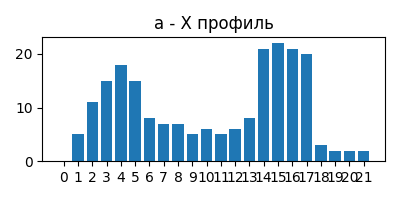
#> input picture Lab5/profiles/а_x.png, 400 x 200 px, given as the content of the folder symbols, which was not available
$ python Lab5.py
#> lines starting #> are read from the running program, lines starting #| are printed output that depends on the picture; after the words box and inside, x2 and y2 are one past the last pixel; in counts of white or black regions, pixels touching at a corner belong together; pictures that were not available may be replaced by others from this repository, and a replacement may not be noted
import os
import csv
import numpy as np
from PIL import Image
import matplotlib.pyplot as plt

input_folder = "symbols"
csv_file = "features.csv"
profiles_folder = "profiles"
os.makedirs(profiles_folder, exist_ok=True)


def compute_features(image_path):
#> called with image_path = 'symbols/а_x.png'
    img = Image.open(image_path).convert("L")
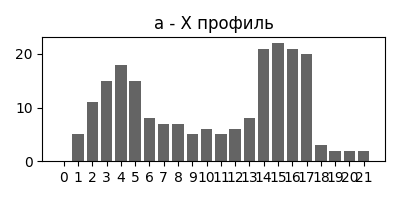
#> img: PIL image 400x200 L; min 0, max 255, mean 222.3
    img_np = np.array(img)
    binary = img_np < 128  # True - черный пиксель
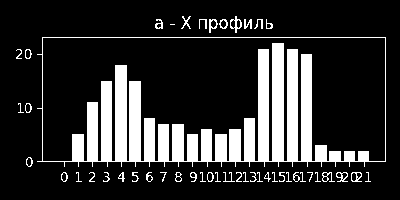
#> binary: shape (200, 400) bool; 18.9% white; 46 white regions (13 under 20 px), largest, box (x1, y1, x2, y2) and area: (37, 37, 386, 167) 13767, (230, 16, 242, 33) 79, (209, 19, 218, 33) 58

    h, w = binary.shape
#> h = 200; w = 400
    area = h * w
#> area = 80000

    # Масса каждой четверти
    q1 = binary[0:h // 2, 0:w // 2].sum()
#> q1 = 1244
    q2 = binary[0:h // 2, w // 2:].sum()
#> q2 = 2883
    q3 = binary[h // 2:, 0:w // 2].sum()
#> q3 = 5361
    q4 = binary[h // 2:, w // 2:].sum()
#> q4 = 5656

    # Удельные массы
    quarter_area = (h // 2) * (w // 2)
#> quarter_area = 20000
    uq1 = q1 / quarter_area
#> uq1 = 0.0622
    uq2 = q2 / quarter_area
#> uq2 = 0.144
    uq3 = q3 / quarter_area
#> uq3 = 0.268
    uq4 = q4 / quarter_area
#> uq4 = 0.283

    # Центр тяжести
    coords = np.argwhere(binary)
#> coords = 15144 pairs, first value 16 to 181, second value 16 to 385
    y_coords, x_coords = coords[:, 0], coords[:, 1]
#> y_coords = 15144 values from 16 to 181; x_coords = 15144 values, max 385 at index 773, min 16 at index 912, mean 211.3
    x_cg = x_coords.mean()
#> x_cg = 211.3
    y_cg = y_coords.mean()
#> y_cg = 120.3

    # Нормированный центр тяжести
    x_cg_norm = x_cg / w
#> x_cg_norm = 0.528
    y_cg_norm = y_cg / h
#> y_cg_norm = 0.602

    # Моменты инерции
    Ix = ((x_coords - x_cg) ** 2).sum()
#> Ix = 108378417
    Iy = ((y_coords - y_cg) ** 2).sum()
#> Iy = 22229712.5

    # Нормированные моменты
    Ix_norm = Ix / (w ** 2 * binary.sum())
#> Ix_norm = 0.0447
    Iy_norm = Iy / (h ** 2 * binary.sum())
#> Iy_norm = 0.0367

    # Профили
    profile_x = binary.sum(axis=0)
#> profile_x = 400 values, max 130 at index 274, min 0 at index 0, mean 37.86
    profile_y = binary.sum(axis=1)
#> profile_y = 200 values, max 352 at index 161, min 0 at index 0, mean 75.72

    return [
        q1, q2, q3, q4,
        uq1, uq2, uq3, uq4,
        x_cg, y_cg,
        x_cg_norm, y_cg_norm,
        Ix, Iy,
        Ix_norm, Iy_norm,
        profile_x, profile_y
    ]


# Заголовки для CSV
header = [
    "char", "q1", "q2", "q3", "q4",
    "uq1", "uq2", "uq3", "uq4",
    "x_cg", "y_cg", "x_cg_norm", "y_cg_norm",
    "Ix", "Iy", "Ix_norm", "Iy_norm"
]

# Обработка изображений и сохранение
with open(csv_file, "w", newline="", encoding="utf-8") as f:
    writer = csv.writer(f, delimiter=";")
    writer.writerow(header)

    for filename in os.listdir(input_folder):
        if filename.endswith(".png"):
            char = os.path.splitext(filename)[0]
            features = compute_features(os.path.join(input_folder, filename))

            # Сохраняем профили
            profile_x, profile_y = features[-2], features[-1]

            # Профиль X
            plt.figure(figsize=(4, 2))
            plt.bar(range(len(profile_x)), profile_x)
            plt.xticks(range(len(profile_x)))
            plt.title(f"{char} - X профиль")
            plt.tight_layout()
            plt.savefig(os.path.join(profiles_folder, f"{char}_x.png"))
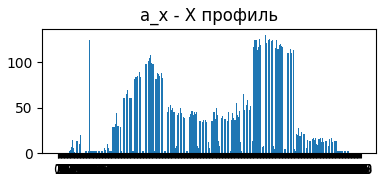
#> figure drawn by matplotlib, 1 panel; tallest bar 130 high, from x = 273.6 to 274.4
            plt.close()

            # Профиль Y
            plt.figure(figsize=(2, 4))
            plt.barh(range(len(profile_y)), profile_y)
            plt.yticks(range(len(profile_y)))
            plt.title(f"{char} - Y профиль")
            plt.tight_layout()
            plt.savefig(os.path.join(profiles_folder, f"{char}_y.png"))
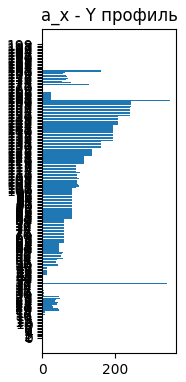
#> figure drawn by matplotlib, 1 panel
            plt.close()

            # Запись в CSV
            writer.writerow([char] + features[:-2])

$ run again, on Lab5/profiles/в_x.png
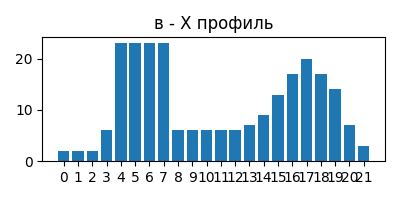
#> input picture Lab5/profiles/в_x.png, 400 x 200 px, given as the content of the folder symbols, which was not available
#> in compute_features, `binary = img_np < 128`:
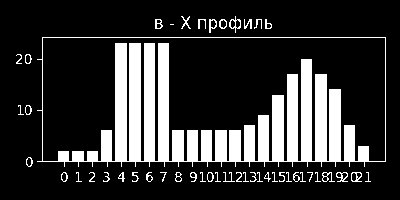
#> binary: shape (200, 400) bool; 20.7% white; 46 white regions (13 under 20 px), largest, box (x1, y1, x2, y2) and area: (37, 37, 386, 167) 15208, (229, 16, 241, 33) 66, (336, 172, 348, 182) 57
#> q1 = 3015
#> q2 = 1771
#> q3 = 4832
#> q4 = 6932
#> uq1 = 0.151
#> uq2 = 0.0886
#> uq3 = 0.242
#> uq4 = 0.347
#> coords = 16550 pairs, first value 16 to 181, second value 16 to 385
#> y_coords = 16550 values from 16 to 181; x_coords = 16550 values, max 385 at index 738, min 16 at index 1333, mean 217.5
#> x_cg = 217.5
#> y_cg = 118.8
#> x_cg_norm = 0.544
#> y_cg_norm = 0.594
#> Ix = 123996525
#> Iy = 24256008.5
#> Ix_norm = 0.0468
#> Iy_norm = 0.0366
#> in compute_features, `profile_x = binary.sum(axis=0)`: profile_x = 400 values, max 130 at index 122, min 0 at index 0, mean 41.38
#> in compute_features, `profile_y = binary.sum(axis=1)`: profile_y = 200 values, max 352 at index 161, min 0 at index 0, mean 82.75
#> `plt.savefig(os.path.join(profiles_folder, f"{char}_y.png"))`:
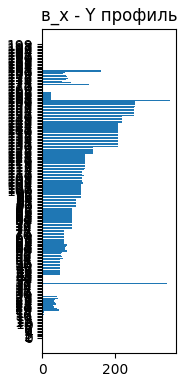
#> figure drawn by matplotlib, 1 panel

$ run again, on Lab5/profiles/в_y.png
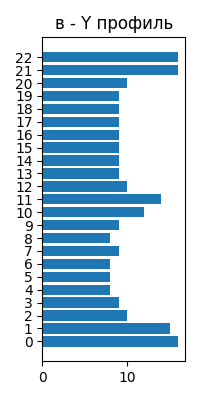
#> input picture Lab5/profiles/в_y.png, 200 x 400 px, given as the content of the folder symbols, which was not available
#> in compute_features, `binary = img_np < 128`:
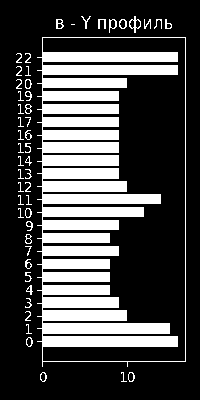
#> binary: shape (400, 200) bool; 29.3% white; 50 white regions (16 under 20 px), largest, box (x1, y1, x2, y2) and area: (37, 37, 186, 367) 22103, (129, 16, 141, 33) 72, (109, 19, 117, 33) 46
#> q1 = 7745
#> q2 = 4404
#> q3 = 7378
#> q4 = 3898
#> uq1 = 0.387
#> uq2 = 0.22
#> uq3 = 0.369
#> uq4 = 0.195
#> coords = 23425 pairs, first value 16 to 381, second value 16 to 185
#> x_cg = 88.58
#> y_cg = 196.4
#> x_cg_norm = 0.443
#> y_cg_norm = 0.491
#> Ix = 29393108.5
#> Iy = 212968622.2
#> Ix_norm = 0.0314
#> Iy_norm = 0.0568
#> in compute_features, `profile_x = binary.sum(axis=0)`: profile_x = 200 values, max 332 at index 42, min 0 at index 0, mean 117.1
#> in compute_features, `profile_y = binary.sum(axis=1)`: profile_y = 400 values, max 146 at index 53, min 0 at index 0, mean 58.56
#> `plt.savefig(os.path.join(profiles_folder, f"{char}_y.png"))`:
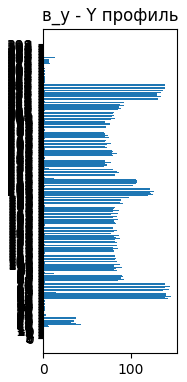
#> figure drawn by matplotlib, 1 panel

$ run again, on Lab5/profiles/г_x.png
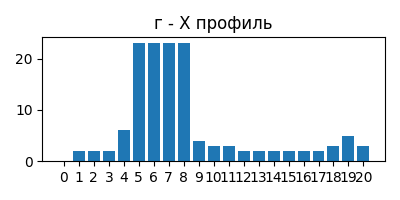
#> input picture Lab5/profiles/г_x.png, 400 x 200 px, given as the content of the folder symbols, which was not available
#> in compute_features, `binary = img_np < 128`:
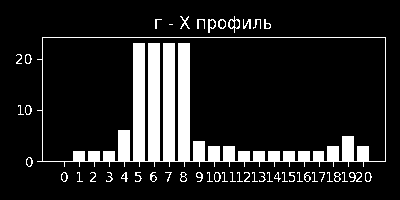
#> binary: shape (200, 400) bool; 13.4% white; 48 white regions (15 under 20 px), largest, box (x1, y1, x2, y2) and area: (37, 37, 386, 167) 9420, (228, 16, 240, 33) 66, (208, 19, 216, 33) 52
#> q1 = 3110
#> q2 = 529
#> q3 = 4414
#> q4 = 2647
#> uq1 = 0.155
#> uq2 = 0.0265
#> uq3 = 0.221
#> uq4 = 0.132
#> coords = 10700 pairs, first value 16 to 181, second value 16 to 385
#> y_coords = 10700 values from 16 to 181; x_coords = 10700 values, max 385 at index 718, min 16 at index 1337, mean 190.4
#> x_cg = 190.4
#> y_cg = 117.4
#> x_cg_norm = 0.476
#> y_cg_norm = 0.587
#> Ix = 62412906.7
#> Iy = 21180365
#> Ix_norm = 0.0365
#> Iy_norm = 0.0495
#> in compute_features, `profile_x = binary.sum(axis=0)`: profile_x = 400 values, max 135 at index 155, min 0 at index 0, mean 26.75
#> in compute_features, `profile_y = binary.sum(axis=1)`: profile_y = 200 values, max 352 at index 161, min 0 at index 0, mean 53.5
#> `plt.savefig(os.path.join(profiles_folder, f"{char}_y.png"))`:
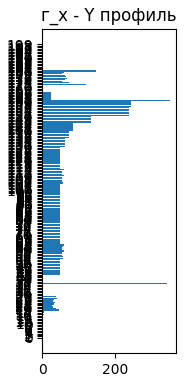
#> figure drawn by matplotlib, 1 panel
